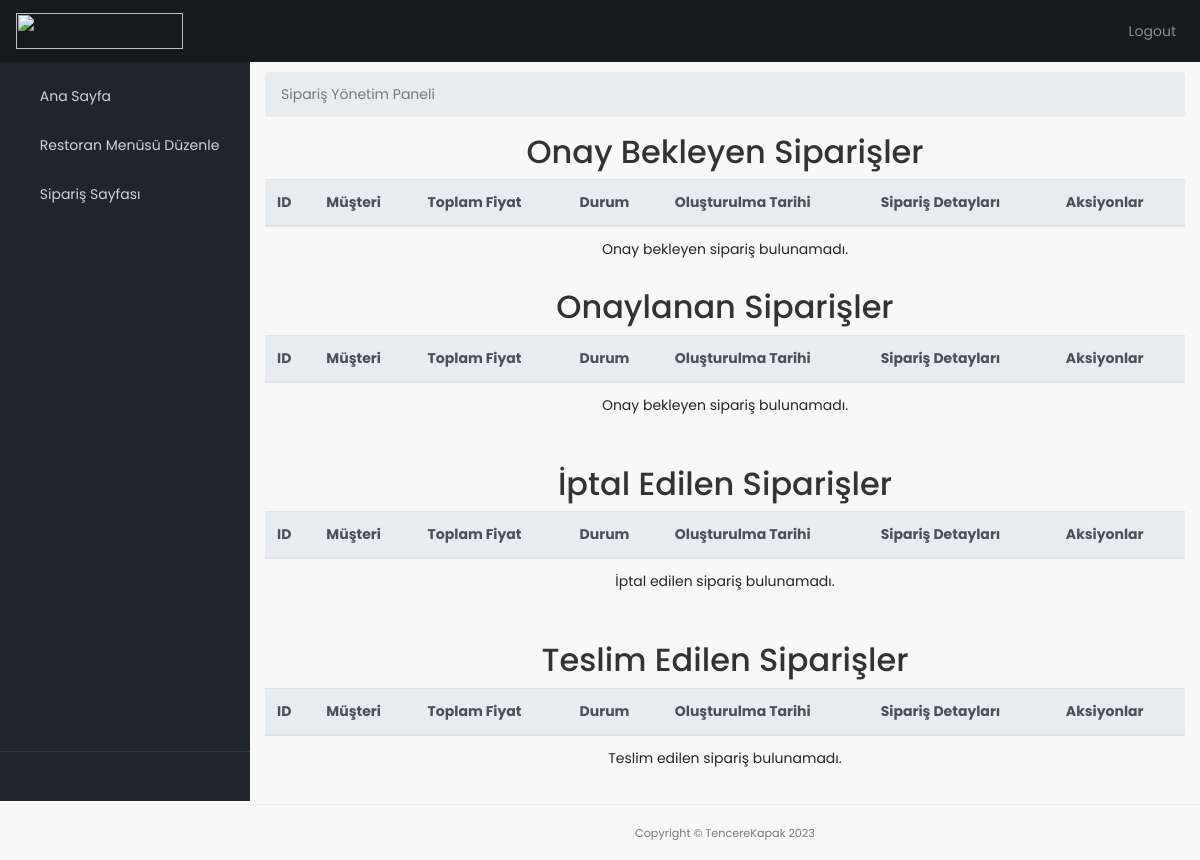
The page /order-list/ (signed in) on the database as committed earlier.
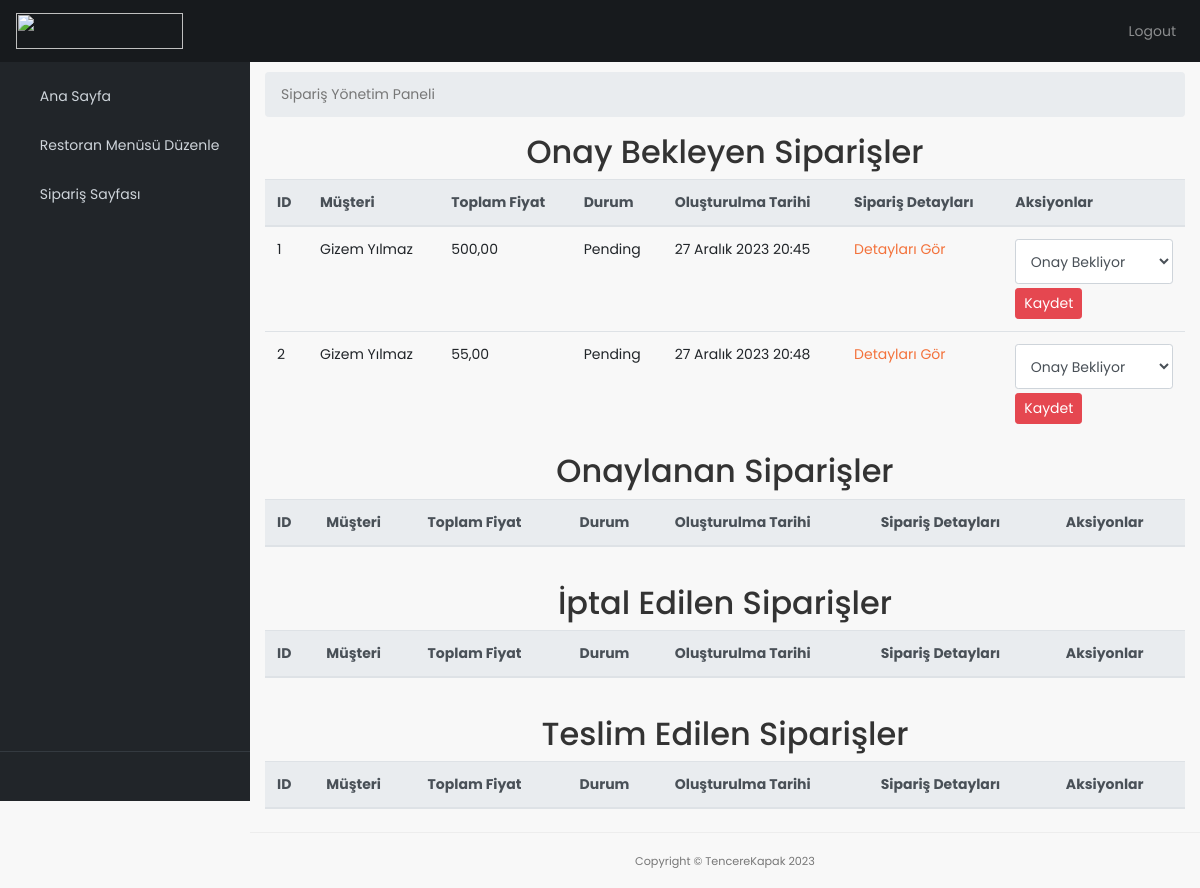
The same page on the database as committed later.
### fooddelivery/models.py (models this page shows, shortened)
class Order(models.Model):
    STATUS = (
        ('pending', 'Pending'),
        ('approved', 'Approved'),
        ('rejected', 'Rejected'),
        ('delivered', 'Delivered'),
    )
    customer = models.ForeignKey(Customer, on_delete=models.CASCADE, related_name="orders")  # Hangi kullanıcının siparişi olduğu
    menu = models.ManyToManyField(Menu, through='OrderItem')  # Hangi ürünlerin siparişte olduğu
    total_price = models.DecimalField(max_digits=10, decimal_places=2, default=0.00)
    status = models.CharField(max_length=10, choices=STATUS, default='pending')
    shipping_address = models.ForeignKey(Adress, on_delete=models.CASCADE, related_name='orders_adresses')
    payment_method = models.CharField(max_length=100, null=False, blank=False, default='nakit')
    reviewed = models.BooleanField(default=False)
    created_at = models.DateTimeField(auto_now_add=True)
    updated_at = models.DateTimeField(auto_now=True)
    class Meta:
        db_table = 'order'
        verbose_name = 'Order'
        verbose_name_plural = 'Orders'

class Customer(AbstractBaseUser, PermissionsMixin):
    name = models.CharField(max_length=100, null=False, blank=False)
    email = models.EmailField(null=False, blank=False, unique=True)
    phone = models.CharField(max_length=10, null=True, blank=False, validators=[phone_number_validator])
    address = models.ManyToManyField('Adress', related_name='customers', blank=True)
    date_joined = models.DateTimeField(default=timezone.now)
    is_staff = models.BooleanField(default=False)
    is_active = models.BooleanField(default=True)
    objects = CustomerManager() # CustomerManager classını kullanarak kullanıcı oluşturmak için
    USERNAME_FIELD = 'email' # email alanı ile giriş yapılacak
    REQUIRED_FIELDS = ['name'] # kullanıcı oluştururken name alanı da zorunlu olacak
    class Meta:
        ordering = ['email']
        db_table = 'customer'
        verbose_name = 'Customer'
        verbose_name_plural = 'Customers'
        app_label = 'fooddelivery'

### restaurants/views.py (the view)
# urls.py: path('order-list/', views.order_list, name='order-list'),
@login_required
def order_list(request):
    orders = Order.objects.filter(orderitems__menu__restaurant__manager=request.user).distinct()
    return render(request, 'order_list.html', {'orders': orders})

### restaurants/templates/order_list.html (shortened to what the changed rows need)
{% extends "adminbase.html" %}
{% load static %}
{% block content %}
<div class="content-wrapper">
    <div class="container-fluid">
        <div class="status-section" id="pending-section">
            <h2 class="text-center">Onay Bekleyen Siparişler</h2>
            <div class="table-responsive">
                <table class="table table-hover">
                    <thead class="thead-light">
                        <tr>
                            <th>ID</th>
                            <th>Müşteri</th>
                            <th>Toplam Fiyat</th>
                            <th>Durum</th>
                            <th>Oluşturulma Tarihi</th>
                            <th>Sipariş Detayları</th>
                            <th>Aksiyonlar</th>
                        </tr>
                    </thead>
                    <tbody>
                        {% for order in orders %}
                        {% if order.status == 'pending' %}
                            <tr data-order-id="{{ order.id }}">
                                <td>{{ order.id }}</td>
                                <td>{{ order.customer.name }}</td>
                                <td>{{ order.total_price }}</td>
                                <td>{{ order.get_status_display }}</td>
                                <td>{{ order.created_at }}</td>
                                <td>
                                    <a href="{% url 'order-detail' order.id %}">Detayları Gör</a>
                                </td>
                                <td>
                                    <select class="form-control form-control-sm status-selector" data-order-id="{{ order.id }}">
                                        <option value="pending" {% if order.status == 'pending' %}selected{% endif %}>Onay Bekliyor</option>
                                    </select>
                                    <button class="btn btn-primary btn-sm mt-1 save-status" data-order-id="{{ order.id }}">Kaydet</button>
                                </td>
                            </tr>
                        {% endif %}
                        {% empty %}
                            <tr>
                                <td colspan="7" class="text-center">Onay bekleyen sipariş bulunamadı.</td>
                            </tr>
                        {% endfor %}
                    </tbody>
                </table>
            </div>
        </div>
        <div class="status-section" id="approved-section">
            <h2 class="text-center">Onaylanan Siparişler</h2>
            <div class="table-responsive">
                <table class="table table-hover">
                    <thead class="thead-light">
                        <tr>
                            <th>ID</th>
                            <th>Müşteri</th>
                            <th>Toplam Fiyat</th>
                            <th>Durum</th>
                            <th>Oluşturulma Tarihi</th>
                            <th>Sipariş Detayları</th>
                            <th>Aksiyonlar</th>
                        </tr>
                    </thead>
                    <tbody>
                        {% for order in orders %}
                        {% if order.status == 'approved' %}
                            <tr data-order-id="{{ order.id }}">
                                <td>{{ order.id }}</td>
                                <td>{{ order.customer.name }}</td>
                                <td>{{ order.total_price }}</td>
                                <td>{{ order.get_status_display }}</td>
                                <td>{{ order.created_at }}</td>
                                <td>
                                    <a href="{% url 'order-detail' order.id %}">Detayları Gör</a>
                                </td>
                                <td>
                                    <select class="form-control form-control-sm status-selector" data-order-id="{{ order.id }}">
                                        <option value="pending" {% if order.status == 'pending' %}selected{% endif %}>Onay Bekliyor</option>
                                        <option value="approved" {% if order.status == 'approved' %}selected{% endif %}>Onaylandı</option>
                                        <option value="rejected" {% if order.status == 'rejected' %}selected{% endif %}>İptal Edildi</option>
                                        <option value="delivered" {% if order.status == 'delivered' %}selected{% endif %}>Teslim Edildi</option>
                                    </select>
                                    <button class="btn btn-primary btn-sm mt-1 save-status" data-order-id="{{ order.id }}">Kaydet</button>
                                </td>
                            </tr>
                        {% endif %}
                        {% empty %}
                            <tr>
                                <td colspan="7" class="text-center">Onay bekleyen sipariş bulunamadı.</td>
                            </tr>
                        {% endfor %}
                    </tbody>
                </table>
            </div>
        </div>
<br>
        <div class="status-section" id="rejected-section">
            <h2 class="text-center">İptal Edilen Siparişler</h2>
            <div class="table-responsive">
                <table class="table table-hover">
                    <thead class="thead-light">
                        <tr>
                            <th>ID</th>
                            <th>Müşteri</th>
                            <th>Toplam Fiyat</th>
                            <th>Durum</th>
                            <th>Oluşturulma Tarihi</th>
                            <th>Sipariş Detayları</th>
                            <th>Aksiyonlar</th>
                        </tr>
                    </thead>
                    <tbody>
                        {% for order in orders %}
                        {% if order.status == 'rejected' %}
                            <tr data-order-id="{{ order.id }}">
                                <td>{{ order.id }}</td>
                                <td>{{ order.customer.name }}</td>
                                <td>{{ order.total_price }}</td>
                                <td>{{ order.get_status_display }}</td>
                                <td>{{ order.created_at }}</td>
                                <td>
                                    <a href="{% url 'order-detail' order.id %}">Detayları Gör</a>
                                </td>
                                <td>
                                    <select class="form-control form-control-sm status-selector" data-order-id="{{ order.id }}" disabled>
                                        <option value="pending">Onay Bekliyor</option>
                                        <option value="approved">Onaylandı</option>
                                        <option value="rejected" selected>İptal Edildi</option>
                                        <option value="delivered">Teslim Edildi</option>
                                    </select>
                                </td>
                            </tr>
                        {% endif %}
                        {% empty %}
                            <tr>
                                <td colspan="7" class="text-center">İptal edilen sipariş bulunamadı.</td>
                            </tr>
                        {% endfor %}
                    </tbody>
                </table>
            </div>
        </div>
<br>
        <div class="status-section" id="delivered-section">
            <h2 class="text-center">Teslim Edilen Siparişler</h2>
            <div class="table-responsive">
                <table class="table table-hover">
                    <thead class="thead-light">
                        <tr>
                            <th>ID</th>
                            <th>Müşteri</th>
                            <th>Toplam Fiyat</th>
                            <th>Durum</th>
                            <th>Oluşturulma Tarihi</th>
                            <th>Sipariş Detayları</th>
                            <th>Aksiyonlar</th>
                        </tr>
                    </thead>
                    <tbody>
                        {% for order in orders %}
                        {% if order.status == 'delivered' %}
                            <tr data-order-id="{{ order.id }}">
                                <td>{{ order.id }}</td>
                                <td>{{ order.customer.name }}</td>
                                <td>{{ order.total_price }}</td>
                                <td>{{ order.get_status_display }}</td>
                                <td>{{ order.created_at }}</td>
                                <td>
                                    <a href="{% url 'order-detail' order.id %}">Detayları Gör</a>
                                </td>
                                <td>
                                    <select class="form-control form-control-sm status-selector" data-order-id="{{ order.id }}" disabled>
                                        <option value="pending">Onay Bekliyor</option>
                                        <option value="approved">Onaylandı</option>
                                        <option value="rejected">İptal Edildi</option>
                                        <option value="delivered" selected>Teslim Edildi</option>
                                    </select>
                                </td>
                            </tr>
                        {% endif %}
                        {% empty %}
                            <tr>
                                <td colspan="7" class="text-center">Teslim edilen sipariş bulunamadı.</td>
                            </tr>
                        {% endfor %}
                    </tbody>
                </table>
            </div>
        </div>
</div>
</div>
{% endblock %}

Rows that differ between the two databases and show on the page:
added Order: id "1", customer.name "Gizem Yılmaz", total_price "500,00", status "Pending", created_at "27 Aralık 2023 20:45", status+id "Onay Bekliyor"
added Order: id "2", customer.name "Gizem Yılmaz", total_price "55,00", status "Pending", created_at "27 Aralık 2023 20:48", status+id "Onay Bekliyor"
Other text that changed with them:
text no longer shown: "Onay bekleyen sipariş bulunamadı. Onay bekleyen sipariş bulunamadı. İptal edilen sipariş bulunamadı. Teslim edilen sipariş bulunamadı."
